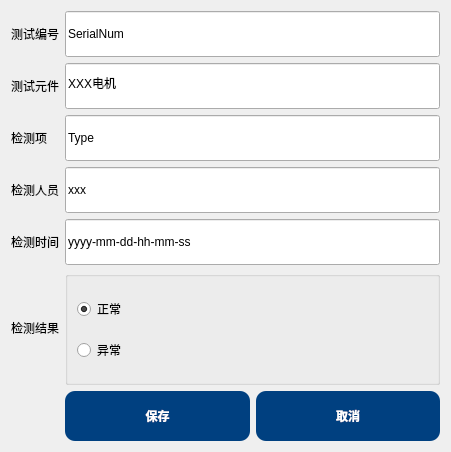
<?xml version="1.0" encoding="UTF-8"?>
<ui version="4.0">
 <class>Save</class>
 <widget class="QDialog" name="Save">
  <property name="geometry">
   <rect>
    <x>0</x>
    <y>0</y>
    <width>451</width>
    <height>452</height>
   </rect>
  </property>
  <property name="windowTitle">
   <string>Dialog</string>
  </property>
  <property name="styleSheet">
   <string notr="true">*{
font: 75 16pt &quot;Calibri&quot;;

     

}

QLineEdit,QSpinBox,QDoubleSpinBox{
width: 150px;
height: 40px;

}
QPushButton{
width:150px;
height:50px;
 background-color: #004080;
  color: white;
  border: none;
  font-weight: bold;
 border-radius: 10px;
}
QPushButton:hover {
	background-color: #0080FF;
}
QPushButton:pressed {
	background-color: #0000FF;
}</string>
  </property>
  <layout class="QGridLayout" name="gridLayout">
   <item row="4" column="1">
    <widget class="QLineEdit" name="lineEdit_4">
     <property name="text">
      <string>xxx</string>
     </property>
    </widget>
   </item>
   <item row="5" column="0">
    <widget class="QLabel" name="label_6">
     <property name="text">
      <string>检测时间</string>
     </property>
    </widget>
   </item>
   <item row="6" column="0">
    <widget class="QLabel" name="label_4">
     <property name="text">
      <string>检测结果</string>
     </property>
    </widget>
   </item>
   <item row="2" column="0">
    <widget class="QLabel" name="label">
     <property name="text">
      <string>测试元件</string>
     </property>
    </widget>
   </item>
   <item row="3" column="1">
    <widget class="QLineEdit" name="lineEdit_3">
     <property name="text">
      <string>Type</string>
     </property>
    </widget>
   </item>
   <item row="2" column="1">
    <widget class="QLineEdit" name="lineEdit_2">
     <property name="text">
      <string>XXX电机</string>
     </property>
    </widget>
   </item>
   <item row="3" column="0">
    <widget class="QLabel" name="label_3">
     <property name="text">
      <string>检测项</string>
     </property>
    </widget>
   </item>
   <item row="6" column="1">
    <widget class="QGroupBox" name="groupBox">
     <property name="title">
      <string/>
     </property>
     <layout class="QVBoxLayout" name="verticalLayout">
      <item>
       <widget class="QRadioButton" name="radioButton">
        <property name="text">
         <string>正常</string>
        </property>
        <property name="checked">
         <bool>true</bool>
        </property>
       </widget>
      </item>
      <item>
       <widget class="QRadioButton" name="radioButton_2">
        <property name="text">
         <string>异常</string>
        </property>
       </widget>
      </item>
     </layout>
    </widget>
   </item>
   <item row="1" column="1">
    <widget class="QLineEdit" name="lineEdit">
     <property name="text">
      <string>SerialNum</string>
     </property>
     <property name="readOnly">
      <bool>true</bool>
     </property>
    </widget>
   </item>
   <item row="5" column="1">
    <widget class="QLineEdit" name="lineEdit_5">
     <property name="text">
      <string>yyyy-mm-dd-hh-mm-ss</string>
     </property>
    </widget>
   </item>
   <item row="1" column="0">
    <widget class="QLabel" name="label_2">
     <property name="text">
      <string>测试编号</string>
     </property>
    </widget>
   </item>
   <item row="4" column="0">
    <widget class="QLabel" name="label_5">
     <property name="text">
      <string>检测人员</string>
     </property>
    </widget>
   </item>
   <item row="7" column="1">
    <layout class="QHBoxLayout" name="horizontalLayout">
     <item>
      <widget class="QPushButton" name="pushButton">
       <property name="text">
        <string>保存</string>
       </property>
      </widget>
     </item>
     <item>
      <widget class="QPushButton" name="pushButton_2">
       <property name="text">
        <string>取消</string>
       </property>
      </widget>
     </item>
    </layout>
   </item>
  </layout>
 </widget>
 <resources/>
 <connections/>
</ui>
